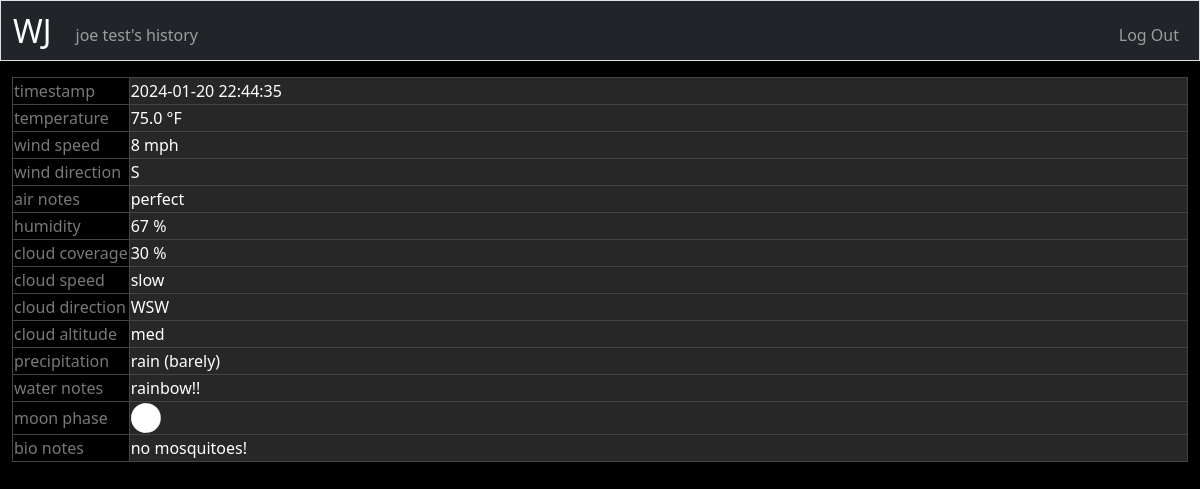
Page /history (signed in) on the earlier database version.
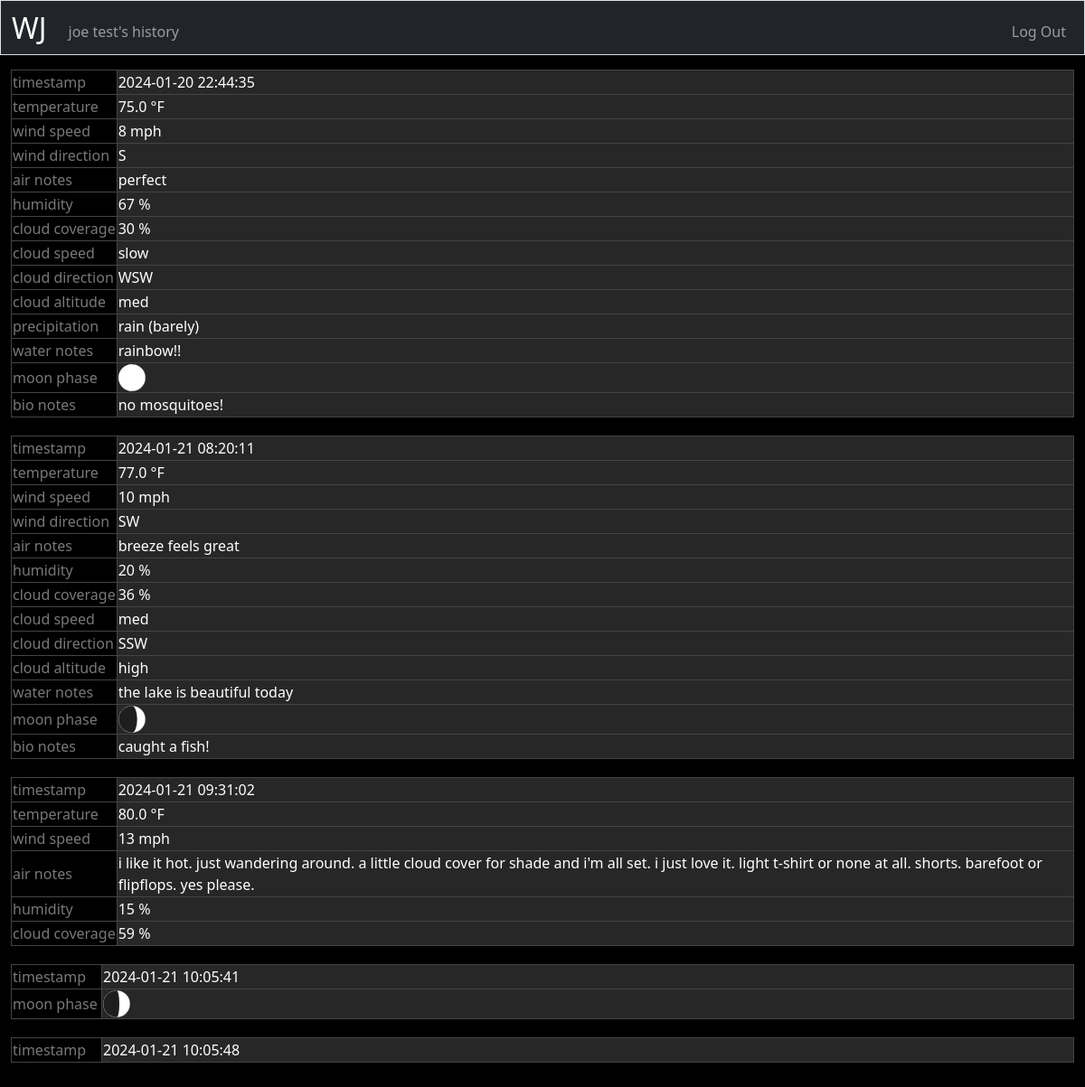
Same page on the later database version.
### tables this page shows
CREATE TABLE users (
    id INTEGER PRIMARY KEY,
    username TEXT NOT NULL, 
    hash TEXT NOT NULL
);

CREATE TABLE weather_entries (
    id INTEGER PRIMARY KEY,
    user_id INTEGER NOT NULL,
    temp REAL,
    wind_speed INTEGER,
    wind_direction TEXT CHECK(wind_direction IN ('E', 'ESE', 'SE', 'SSE', 'S', 'SSW', 'SW', 'WSW', 'W', 'WNW', 'NW', 'NNW', 'N', 'NNE', 'NE', 'ENE')),
    air_notes TEXT,
    humidity INTEGER CHECK(humidity >= 0 AND humidity <= 100),
    cloud_coverage INTEGER CHECK(cloud_coverage >= 0 AND cloud_coverage <= 100),
    cloud_speed TEXT CHECK(cloud_speed IN ('still', 'slow', 'med', 'fast')),
    cloud_direction TEXT CHECK(cloud_direction IN ('E', 'ESE', 'SE', 'SSE', 'S', 'SSW', 'SW', 'WSW', 'W', 'WNW', 'NW', 'NNW', 'N', 'NNE', 'NE', 'ENE')), 
    cloud_altitude TEXT CHECK(cloud_altitude IN ('high', 'med', 'low')),
    precipitation TEXT CHECK(precipitation IN ('fog', 'rain (barely)', 'rain (light)', 'rain (moderate)', 'rain (heavy)', 'sleet', 'hail', 'snow (light)', 'snow (moderate)', 'snow (heavy)')),
    water_notes TEXT,
       moon_phase INTEGER CHECK(moon_phase >= 1 AND moon_phase <= 28),
    bio_notes TEXT,
    log_time DATETIME DEFAULT CURRENT_TIMESTAMP,
    FOREIGN KEY(user_id) REFERENCES users(id)
);

### app.py (the view)
@app.route("/history", methods=["GET", "POST"])
@login_required
def history():
    if request.method == "POST":
        return redirect("/history")
    else:
        entries = db.execute("SELECT * FROM weather_entries WHERE user_id = ? ORDER BY log_time", session["user_id"])
        for entry in entries:
            log_time_gmt = datetime.fromisoformat(entry["log_time"])
            log_time_gmt = pytz.timezone('GMT').localize(log_time_gmt)
            log_time_est = log_time_gmt.astimezone(pytz.timezone('America/New_York'))
            entry["log_time"] = log_time_est.strftime('%Y-%m-%d %H:%M:%S')
    return render_template("history.html", entries=entries)

### app.py (called while the page is built)
@app.after_request
def after_request(response):
    response.headers["Cache-Control"] = "no-cache, no-store, must-revalidate"
    response.headers["Expires"] = 0
    response.headers["Pragma"] = "no-cache"
    return response

@app.context_processor # displays user name below the navbar on every page
def inject_user_details():
    if "user_id" in session:
        username = db.execute("SELECT username FROM users WHERE id = ?", session["user_id"])[0]['username']
        return dict(username=username)
    else:
        return dict(username=None)

### helpers.py (called while the page is built)
def login_required(f):
    @wraps(f)
    def decorated_function(*args, **kwargs):
        if session.get("user_id") is None:
            return redirect("/login")
        return f(*args, **kwargs)
    return decorated_function

### templates/history.html (shortened to what this page needs)
{% extends "layout.html" %}
{% block main %}
    {% for entry in entries %}
    <table class="entry-table">
        <tr>
            <td>timestamp</td>
            <td>{{ entry.log_time }}</td>
        </tr>
        {% if entry.temp %}
        <tr>
            <td>temperature</td>
            <td>{{ entry.temp }} °F</td>
        </tr>
        {% endif %}
        {% if entry.wind_speed %}
        <tr>
            <td>wind speed</td>
            <td>{{ entry.wind_speed }} mph</td>
        </tr>
        {% endif %}
        {% if entry.wind_direction %}
        <tr>
            <td>wind direction</td>
            <td>{{ entry.wind_direction }}</td>
        </tr>
        {% endif %}
        {% if entry.air_notes %}
        <tr  class="notes-row">
            <td>air notes</td>
            <td>{{ entry.air_notes }}</td>
        </tr>
        {% endif %}
        {% if entry.humidity %}
        <tr>
            <td>humidity</td>
            <td>{{ entry.humidity }} %</td>
        </tr>
        {% endif %}
        {% if entry.cloud_coverage %}
        <tr>
            <td>cloud coverage</td>
            <td>{{ entry.cloud_coverage }} %</td>
        </tr>
        {% endif %}
        {% if entry.cloud_speed %}
        <tr>
            <td>cloud speed</td>
            <td>{{ entry.cloud_speed }}</td>
        </tr>
        {% endif %}
        {% if entry.cloud_direction %}
        <tr>
            <td>cloud direction</td>
            <td>{{ entry.cloud_direction }}</td>
        </tr>
        {% endif %}
        {% if entry.cloud_altitude %}
        <tr>
            <td>cloud altitude</td>
            <td>{{ entry.cloud_altitude }}</td>
        </tr>
        {% endif %}
        {% if entry.precipitation %}
        <tr>
            <td>precipitation</td>
            <td>{{ entry.precipitation }}</td>
        </tr>
        {% endif %}
        {% if entry.water_notes %}
        <tr class="notes-row">
            <td>water notes</td>
            <td>{{ entry.water_notes }}</td>
        </tr>
        {% endif %}
        {% if entry.moon_phase %}
            <tr>
                <td>moon phase</td>
                <td><img src="{{ 'static/moon_images/' + (entry.moon_phase|string) + '.svg' }}" style="width:30px; height:30px;" alt="{{ entry.moon_phase }}"></td>
            </tr>
        {% endif %}
        {% if entry.bio_notes %}
        <tr class="notes-row">
            <td>bio notes</td>
            <td>{{ entry.bio_notes }}</td>
        </tr>
        {% endif %}
    </table>
    {% endfor %}
{% endblock %}

### templates/layout.html (shortened to what this page needs)
<!DOCTYPE html>
<html lang="en">
    <head>
        <link href="https://cdn.jsdelivr.net/npm/bootstrap@5.3.2/dist/css/bootstrap.min.css" rel="stylesheet">
        <link href="/static/styles.css" rel="stylesheet">
    </head>
    <body>
        <nav class="bg-dark border navbar navbar-expand-md navbar-dark">
            <div class="container-fluid">
                <a class="navbar-brand" href="/">WJ</a>
                <div class="collapse navbar-collapse" id="navbar">
                    {% if session["user_id"] %}
                        <ul class="navbar-nav me-auto mt-2">
                            <li class="nav-item"><a class="nav-link" href="/history">{{ username }}'s history</a></li>
                        </ul>
                        <ul class="navbar-nav ms-auto mt-2">
                            <li class="nav-item"><a class="nav-link" href="/logout">Log Out</a></li>
                        </ul>
                    {% else %}
                        <ul class="navbar-nav ms-auto mt-2">
                            <li class="nav-item"><a class="nav-link" href="/register">Register</a></li>
                            <li class="nav-item"><a class="nav-link" href="/login">Log In</a></li>
                        </ul>
                    {% endif %}
                </div>
            </div>
        </nav>
        <main class="container-fluid py-3 text-center">
            {% block main %}{% endblock %}
        </main>
    </body>
</html>

### static/styles.css (style rules this page uses)
.navbar-nav .nav-link { padding-top: 0px; padding-bottom: 0px; }
.navbar-brand { padding-top: 0px; padding-bottom: 0px; line-height: normal; font-size: xx-large; }
body { background-color: #000000; color: #ffffff; }
table { width: 100%; border-collapse: collapse; color: #ffffff; margin-bottom: 20px; }
.entry-table td { border: 1px solid #444444 !important; color: #787878 !important; text-align: left; }
.entry-table td:first-child { white-space: nowrap; width: 1%; min-width: 100px; }
.entry-table td:nth-child(2) { background-color: #272727; color: white !important; }
tr.notes-row { height: auto; }

Differences in the rows shown:
added weather_entries: log_time "2024-01-21 08:20:11", temp "77.0", wind_speed "10", wind_direction "SW", air_notes "breeze feels great", humidity "20", cloud_coverage "36", cloud_speed "med", cloud_direction "SSW", cloud_altitude "high", water_notes "the lake is beautiful today", shows a picture, bio_notes "caught a fish!"
added weather_entries: log_time "2024-01-21 09:31:02", temp "80.0", wind_speed "13", air_notes "i like it hot. just wandering around. a little cloud cover for shade and i'm all set. i just love it. light t-shirt or none at all. shorts. barefoot or flipflops. yes please.", humidity "15", cloud_coverage "59"
added weather_entries: log_time "2024-01-21 10:05:41", shows a picture
added weather_entries: log_time "2024-01-21 10:05:48"
